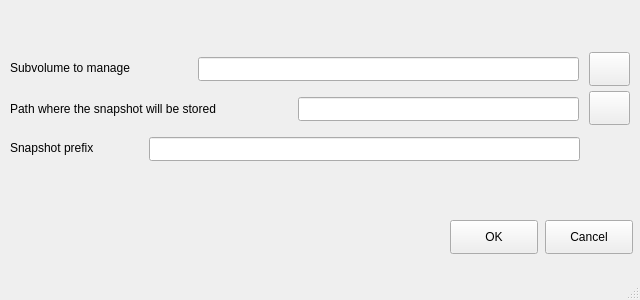
<?xml version="1.0" encoding="UTF-8"?>
<ui version="4.0">
 <class>SubvolumeWindow</class>
 <widget class="QMainWindow" name="SubvolumeWindow">
  <property name="geometry">
   <rect>
    <x>0</x>
    <y>0</y>
    <width>640</width>
    <height>300</height>
   </rect>
  </property>
  <property name="windowTitle">
   <string>Add a subvolume</string>
  </property>
  <widget class="QWidget" name="centralwidget">
   <widget class="QPushButton" name="button_ok">
    <property name="geometry">
     <rect>
      <x>450</x>
      <y>220</y>
      <width>88</width>
      <height>34</height>
     </rect>
    </property>
    <property name="text">
     <string>OK</string>
    </property>
   </widget>
   <widget class="QPushButton" name="button_cancel">
    <property name="geometry">
     <rect>
      <x>545</x>
      <y>220</y>
      <width>88</width>
      <height>34</height>
     </rect>
    </property>
    <property name="text">
     <string>Cancel</string>
    </property>
   </widget>
   <widget class="QLineEdit" name="line_subvolume_origin">
    <property name="geometry">
     <rect>
      <x>198</x>
      <y>57</y>
      <width>381</width>
      <height>24</height>
     </rect>
    </property>
   </widget>
   <widget class="QLineEdit" name="line_subvolume_dest">
    <property name="geometry">
     <rect>
      <x>298</x>
      <y>97</y>
      <width>281</width>
      <height>24</height>
     </rect>
    </property>
   </widget>
   <widget class="QLineEdit" name="line_snapshot_name">
    <property name="geometry">
     <rect>
      <x>149</x>
      <y>137</y>
      <width>431</width>
      <height>24</height>
     </rect>
    </property>
   </widget>
   <widget class="QLabel" name="label_subvolume_origin">
    <property name="geometry">
     <rect>
      <x>10</x>
      <y>60</y>
      <width>161</width>
      <height>16</height>
     </rect>
    </property>
    <property name="text">
     <string>Subvolume to manage</string>
    </property>
   </widget>
   <widget class="QLabel" name="label_subvolume_dest">
    <property name="geometry">
     <rect>
      <x>10</x>
      <y>101</y>
      <width>291</width>
      <height>16</height>
     </rect>
    </property>
    <property name="text">
     <string>Path where the snapshot will be stored</string>
    </property>
   </widget>
   <widget class="QPushButton" name="button_add_subvolume_orig">
    <property name="geometry">
     <rect>
      <x>589</x>
      <y>52</y>
      <width>41</width>
      <height>34</height>
     </rect>
    </property>
    <property name="toolTip">
     <string comment=" ">Select the subvolume you want to create the snapshot, f.i. / if you have a subvolume created for root</string>
    </property>
    <property name="text">
     <string/>
    </property>
   </widget>
   <widget class="QPushButton" name="button_add_subvolume_dest">
    <property name="geometry">
     <rect>
      <x>589</x>
      <y>91</y>
      <width>41</width>
      <height>34</height>
     </rect>
    </property>
    <property name="toolTip">
     <string>Selet the path where the snapshot will be stored. it is advisable to store the snapshot in a different subvolume</string>
    </property>
    <property name="text">
     <string/>
    </property>
   </widget>
   <widget class="QLabel" name="label_subvolume_origin_2">
    <property name="geometry">
     <rect>
      <x>10</x>
      <y>140</y>
      <width>131</width>
      <height>16</height>
     </rect>
    </property>
    <property name="text">
     <string>Snapshot prefix</string>
    </property>
   </widget>
  </widget>
  <widget class="QStatusBar" name="statusbar"/>
 </widget>
 <resources/>
 <connections/>
</ui>
